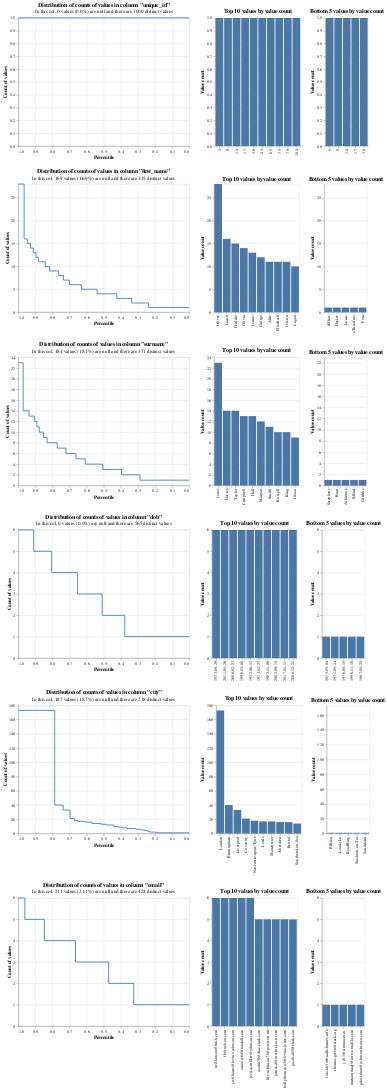

Notebook source saved alongside this figure:
### Markdown cell above
# Value Distributions

### Code cell
profile_columns(df,
                db_api=DuckDBAPI(),
                top_n=10,
                bottom_n=5)
